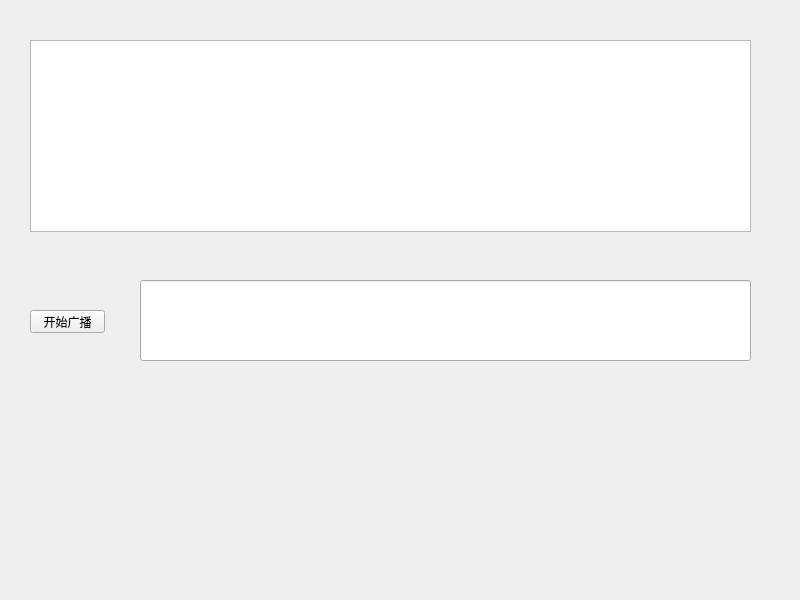
<?xml version="1.0" encoding="UTF-8"?>
<ui version="4.0">
 <class>Widget</class>
 <widget class="QWidget" name="Widget">
  <property name="geometry">
   <rect>
    <x>0</x>
    <y>0</y>
    <width>800</width>
    <height>600</height>
   </rect>
  </property>
  <property name="windowTitle">
   <string>Widget</string>
  </property>
  <widget class="QPushButton" name="pushButton">
   <property name="geometry">
    <rect>
     <x>30</x>
     <y>310</y>
     <width>75</width>
     <height>23</height>
    </rect>
   </property>
   <property name="text">
    <string>开始广播</string>
   </property>
  </widget>
  <widget class="QTextBrowser" name="textBrowser">
   <property name="geometry">
    <rect>
     <x>30</x>
     <y>40</y>
     <width>721</width>
     <height>192</height>
    </rect>
   </property>
  </widget>
  <widget class="QLineEdit" name="lineEdit">
   <property name="geometry">
    <rect>
     <x>140</x>
     <y>280</y>
     <width>611</width>
     <height>81</height>
    </rect>
   </property>
  </widget>
 </widget>
 <resources/>
 <connections/>
</ui>
